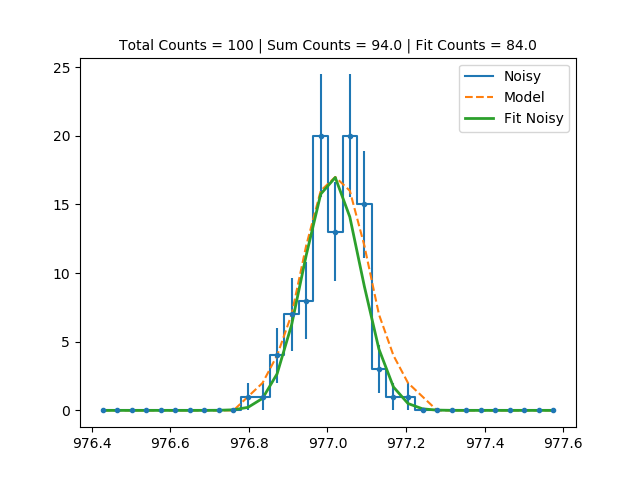

Python code for this plot:
#!/usr/bin/env python

import numpy as np
import matplotlib.pyplot as plt
from fit_gaussian_profile import fit_gaussian_profile

class sim_gaussian_profile:

    def __init__(self, total_counts=100, wave0=977.02, sigma0=86., dwave=37., nwave=32, \
                 display=False):
        self.sim = {} # store results here
        self.nwave = nwave # number of pixels in wavelength array
        self.dwave = dwave/1000. # dispersion in Angstroms
        self.wave0 = wave0 # centroid in Angstroms
        self.total_counts = total_counts # total counts we want in the profile
        self.sigma0 = sigma0/1000. # Gaussian width in Angstroms
        self.fit_status = False

        self.calc_wave()
        self.calc_profile_model()
        self.calc_profile_poisson()
        self.fit_profile()
        if display:
            self.print_fit()
            self.plot_fit()

    def calc_wave(self):
        """
        Calculate the wavelength array, in Angstroms
        """
        wave = self.wave0 + self.dwave*(np.arange(0, self.nwave) - self.nwave/2)
        self.sim['wave'] = wave

    def calc_profile_model(self):
        """
        This is the model profile, in counts per pixel
        """
        wave = self.sim['wave']
        peak = self.total_counts/(self.sigma0*np.sqrt(2*np.pi))
        arg = ((wave-self.wave0)/self.sigma0)**2/2.0
        profile = self.dwave*peak*np.exp(-arg)
        profile = np.round(profile).astype('int')
        self.sim['model'] = profile

    def calc_profile_poisson(self):
        """
        Create a noisy realization of the profile
        """
        self.sim['poisson'] = np.random.poisson(self.sim['model'])

    def fit_profile(self):
        self.sim['fit_poisson'] = fit_gaussian_profile(self.sim['wave'], self.sim['poisson'])
        self.fit_status = self.sim['fit_poisson']['converged']

    def print_fit(self):
        p = self.sim['fit_poisson']['p']
        print(f'{p[3]:10.1f}{p[1]:10.2f}{p[2]:10.3f}')

    def plot_fit(self):
        wave = self.sim['wave']        
        spec_model = self.sim['model']        
        spec_poisson = self.sim['poisson']        
        fit_poisson = self.sim['fit_poisson']['model']
        error = self.sim['fit_poisson']['error']
        fit_counts = self.sim['fit_poisson']['p'][3]
        sum_counts = self.sim['fit_poisson']['p'][4]
        title = f'Total Counts = {self.total_counts} | Sum Counts = {sum_counts:.1f} |'\
            f' Fit Counts = {fit_counts:.1f}'

        plt.errorbar(wave, spec_poisson, error, fmt='.', color='C0')
        plt.step(wave, spec_poisson, where='mid', label='Noisy', color='C0')        
        plt.plot(wave, spec_model, label='Model', color='C1', ls='--')
        plt.plot(wave, fit_poisson, label='Fit Noisy', color='C2', lw=2)
        plt.legend()
        plt.title(title, fontsize=10)
        plt.show()

if __name__ == '__main__':

    o = sim_gaussian_profile(display=True)

                            
